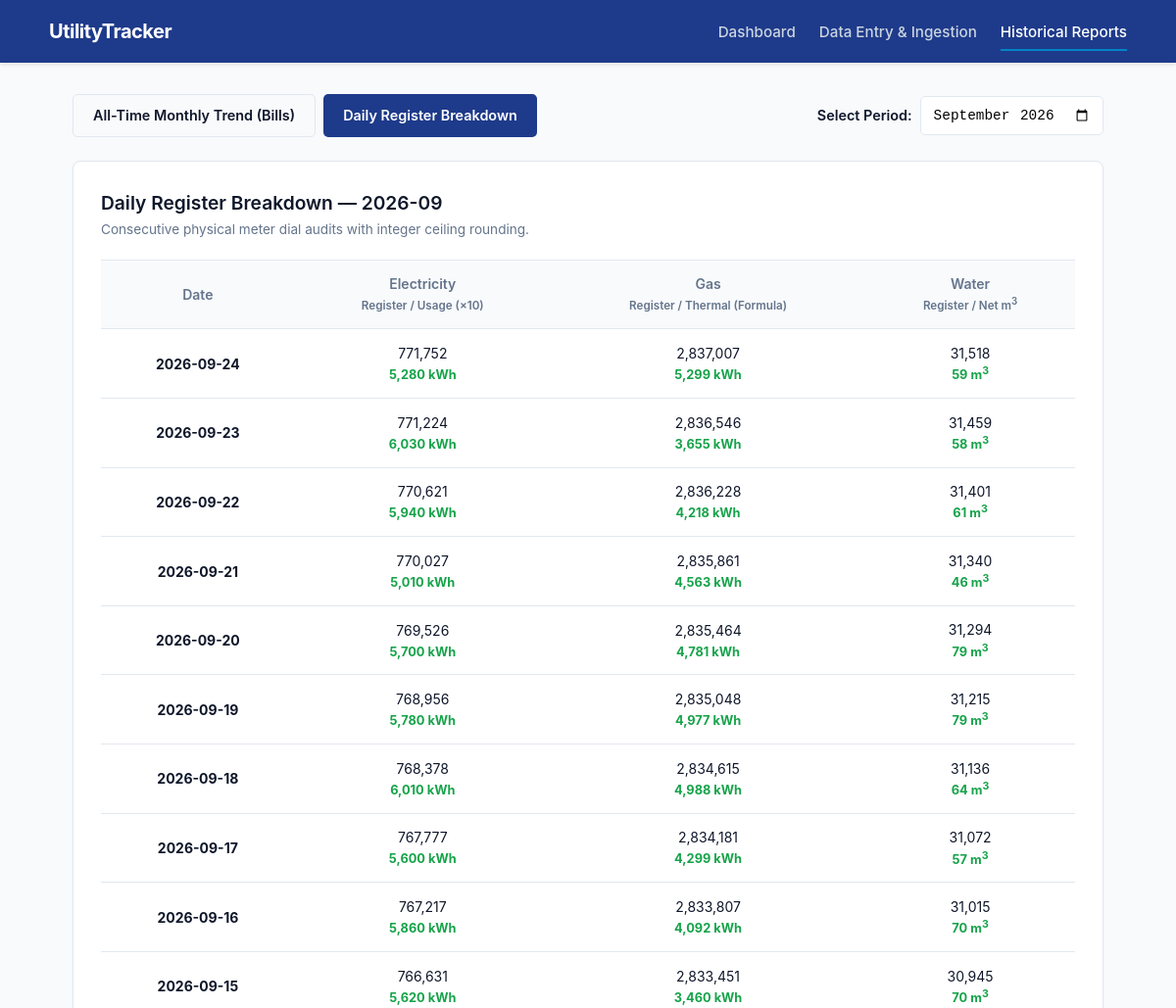
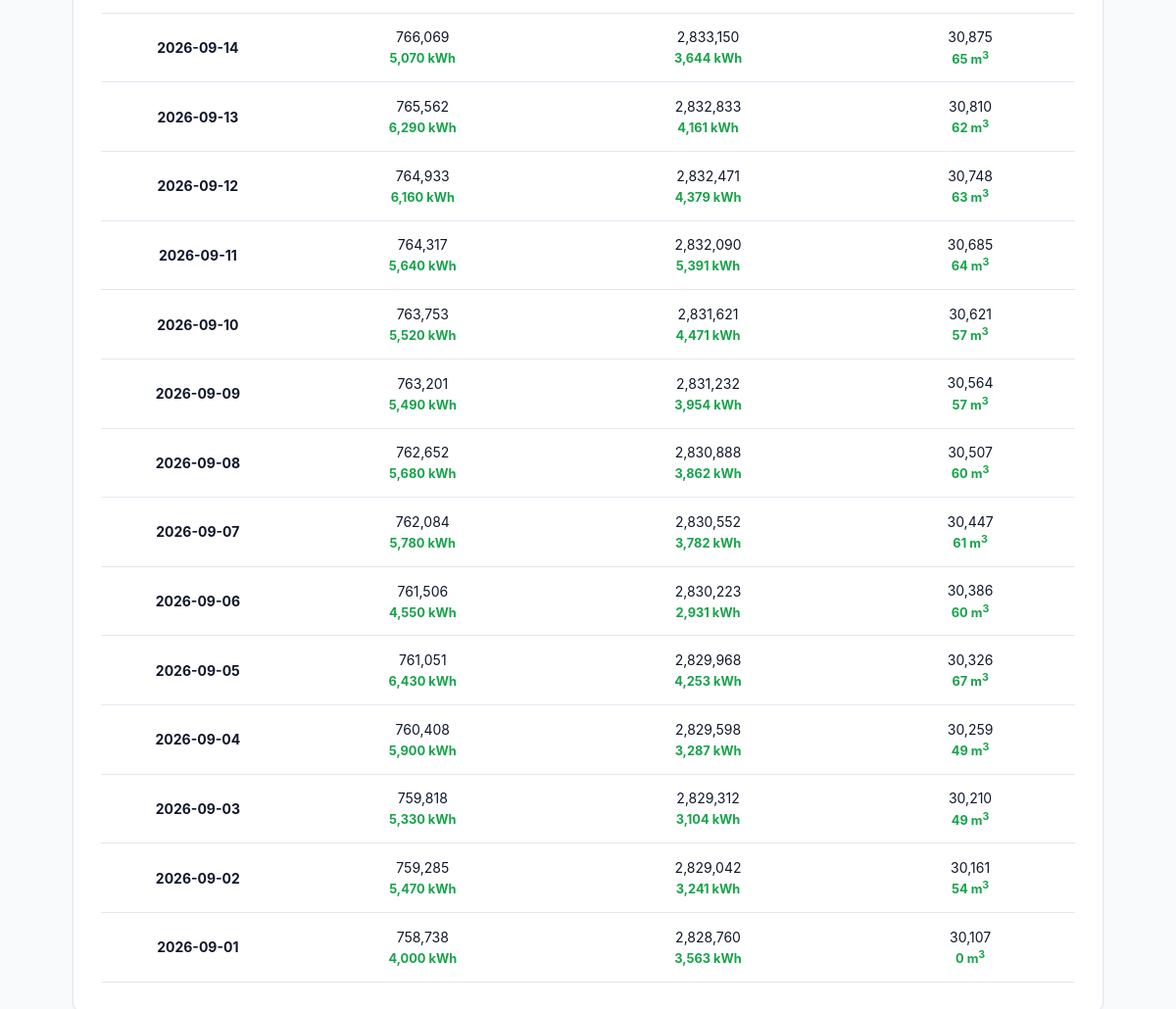
The page /reports/?view=daily&month=2026-09 on the database its author committed (2 pictures, top to bottom).
### utility_app/models.py (models this page shows, shortened)
class UtilityEntry(db.Model):
    id = db.Column(db.Integer, primary_key=True)
    date = db.Column(db.String(50), nullable=False)   # Format: "YYYY-MM-DD"
    electricity = db.Column(db.Float, nullable=False) # Raw cumulative register
    gas = db.Column(db.Float, nullable=False)         # Raw cumulative m³
    water = db.Column(db.Float, nullable=False)       # Raw cumulative m³

### utility_app/blueprints/reports/routes.py (the view)
@reports_bp.route('/')
def index():
    view_type = request.args.get('view', 'monthly')  # 'monthly' or 'daily'
    selected_month = request.args.get('month', '')
    selected_year = request.args.get('year', '')
    daily_records = []
    has_daily_data = False
    if selected_month:
        daily_count = UtilityEntry.query.filter(UtilityEntry.date.startswith(selected_month)).count()
        has_daily_data = daily_count > 0
        if has_daily_data:
            daily_records = get_month_records_with_baseline(selected_month)
            daily_records.reverse()
        else:
            view_type = 'monthly'
    query = MonthlyUtilityBill.query.order_by(MonthlyUtilityBill.month.desc())
    if selected_year:
        query = query.filter(MonthlyUtilityBill.month.startswith(selected_year))
    monthly_bills = query.all()
    available_years = sorted(list(set(b.month[:4] for b in MonthlyUtilityBill.query.all())), reverse=True)
    return render_template(
        'reports/index.html',
        view_type=view_type,
        selected_month=selected_month,
        selected_year=selected_year,
        has_daily_data=has_daily_data,
        daily_entries=daily_records,
        monthly_bills=monthly_bills,
        available_years=available_years
    )

### utility_app/services/calculations.py (called while the page is built)
def get_month_records_with_baseline(selected_month):
    month_entries = UtilityEntry.query.filter(
        UtilityEntry.date.startswith(selected_month)
    ).order_by(UtilityEntry.date.asc()).all()
    if not month_entries:
        return []
    first_date_of_month = month_entries[0].date
    baseline_entry = UtilityEntry.query.filter(
        UtilityEntry.date < first_date_of_month
    ).order_by(UtilityEntry.date.desc()).first()
    combined_query = [baseline_entry] + month_entries if baseline_entry else month_entries
    computed = calculate_deltas(combined_query)
    if baseline_entry:
        return computed[1:]
    return computed

### utility_app/templates/reports/index.html (shortened to what this page needs)
{% extends "base.html" %}
{% block content %}
<div style="display: flex; justify-content: space-between; align-items: center; margin-bottom: 1.5rem; flex-wrap: wrap; gap: 1rem;">
    <div style="display: flex; gap: 0.5rem;">
        <a href="{{ url_for('reports.index', view='monthly', year=selected_year) }}"
           class="btn {% if view_type == 'monthly' %}btn-primary{% else %}btn-outline{% endif %}">
           All-Time Monthly Trend (Bills)
        </a>
        <a href="{{ url_for('reports.index', view='daily', month=selected_month) }}"
           class="btn {% if view_type == 'daily' %}btn-primary{% else %}btn-outline{% endif %}">
           Daily Register Breakdown
        </a>
    </div>
    {% if view_type == 'monthly' %}
    <form method="GET" action="{{ url_for('reports.index') }}" style="display: flex; align-items: center; gap: 0.5rem;">
        <input type="hidden" name="view" value="monthly">
        <label for="year-select" style="margin: 0; font-size: 0.9rem;">Filter Year:</label>
        <select id="year-select" name="year" onchange="this.form.submit()" style="padding: 0.5rem; border: 1px solid var(--border); border-radius: 4px;">
            <option value="">All Historical Years (2005 - 2026)</option>
            {% for yr in available_years %}
                <option value="{{ yr }}" {% if selected_year == yr %}selected{% endif %}>{{ yr }}</option>
            {% endfor %}
        </select>
        {% if selected_year %}
            <a href="{{ url_for('reports.index', view='monthly') }}" class="btn btn-outline" style="padding: 0.4rem 0.8rem; font-size: 0.8rem;">Clear</a>
        {% endif %}
    </form>
    {% else %}
    <form method="GET" action="{{ url_for('reports.index') }}" style="display: flex; align-items: center; gap: 0.5rem;">
        <label for="month-filter" style="margin: 0; font-size: 0.9rem;">Select Period:</label>
        <input type="month" id="month-filter" name="month" value="{{ selected_month }}" onchange="this.form.submit()">
    </form>
    {% endif %}
</div>
{% if view_type == 'monthly' %}
<div class="card">
    <div class="card-header">
        <div class="card-title">Historical Billed Utility Consumption {% if selected_year %}({{ selected_year }}){% endif %}</div>
        <div class="card-subtitle">Aggregated billed statement data. Daily sub-metering is disabled for these macro periods.</div>
    </div>
    <table>
        <thead>
            <tr>
                <th>Billing Cycle</th>
                <th>Electricity Total</th>
                <th>Thermal Gas Total</th>
                <th>Water Volume Total</th>
            </tr>
        </thead>
        <tbody>
            {% for b in monthly_bills %}
            <tr>
                <td>
                    <strong>{{ b.month }}</strong>
                    <br><small style="color: var(--text-muted);">{{ b.start_date }} &rarr; {{ b.end_date }}</small>
                </td>
                <td>
                    <span style="font-weight: 700; font-size: 1rem;">{{ "{:,d}".format(b.electricity_kwh) }}</span>
                    <span style="font-size: 0.8rem; color: var(--text-muted);">kWh</span>
                </td>
                <td>
                    <span style="font-weight: 700; font-size: 1rem;">{{ "{:,d}".format(b.gas_kwh) }}</span>
                    <span style="font-size: 0.8rem; color: var(--text-muted);">kWh</span>
                </td>
                <td>
                    <span style="font-weight: 700; font-size: 1rem;">{{ "{:,d}".format(b.water_m3) }}</span>
                    <span style="font-size: 0.8rem; color: var(--text-muted);">m<sup>3</sup></span>
                </td>
            </tr>
            {% else %}
            <tr>
                <td colspan="4" class="empty-state">No utility billing statements recorded for this selection.</td>
            </tr>
            {% endfor %}
        </tbody>
    </table>
</div>
{% else %}
<div class="card">
    <div class="card-header">
        <div class="card-title">Daily Register Breakdown {% if selected_month %}— {{ selected_month }}{% endif %}</div>
        <div class="card-subtitle">Consecutive physical meter dial audits with integer ceiling rounding.</div>
    </div>
    <table>
        <thead>
            <tr>
                <th>Date</th>
                <th>Electricity <br><small>Register / Usage (×10)</small></th>
                <th>Gas <br><small>Register / Thermal (Formula)</small></th>
                <th>Water <br><small>Register / Net m<sup>3</sup></small></th>
            </tr>
        </thead>
        <tbody>
            {% for entry in daily_entries %}
            <tr>
                <td><strong>{{ entry.date }}</strong></td>
                <td>
                    {{ "{:,d}".format(entry.electricity) }}
                    <br>
                    {% if entry.diff_elec is not none %}
                        <span class="text-usage">{{ "{:,d}".format(entry.diff_elec) }} kWh</span>
                    {% else %}
                        <span class="text-baseline">(Baseline Register)</span>
                    {% endif %}
                </td>
                <td>
                    {{ "{:,d}".format(entry.gas) }}
                    <br>
                    {% if entry.diff_gas is not none %}
                        <span class="text-usage">{{ "{:,d}".format(entry.diff_gas) }} kWh</span>
                    {% else %}
                        <span class="text-baseline">(Baseline Register)</span>
                    {% endif %}
                </td>
                <td>
                    {{ "{:,d}".format(entry.water) }}
                    <br>
                    {% if entry.diff_water is not none %}
                        <span class="text-usage">{{ "{:,d}".format(entry.diff_water) }} m<sup>3</sup></span>
                    {% else %}
                        <span class="text-baseline">(Baseline Register)</span>
                    {% endif %}
                </td>
            </tr>
            {% endfor %}
        </tbody>
    </table>
</div>
{% endif %}
{% endblock %}

### utility_app/templates/base.html (style rules this page uses)
:root { --primary: #1e3a8a; --primary-hover: #172554; --accent: #0284c7; --bg: #f8fafc; --card-bg: #ffffff; --text-main: #0f172a; --text-muted: #64748b; --border: #e2e8f0; --success: #16a34a; --danger: #dc2626; --info: #0284c7; }
* { box-sizing: border-box; margin: 0; padding: 0; }
body { font-family: -apple-system, BlinkMacSystemFont, "Segoe UI", Roboto, Helvetica, Arial, sans-serif; background-color: var(--bg); color: var(--text-main); line-height: 1.5; }
.card { background: var(--card-bg); border: 1px solid var(--border); border-radius: 8px; padding: 1.75rem; box-shadow: 0 1px 3px rgba(0,0,0,0.05); margin-bottom: 1.5rem; }
.card-header { margin-bottom: 1.25rem; }
.card-title { font-size: 1.2rem; font-weight: 600; color: var(--text-main); }
.card-subtitle { font-size: 0.85rem; color: var(--text-muted); margin-top: 2px; }
label { font-size: 0.85rem; font-weight: 600; color: var(--text-main); margin-bottom: 0.35rem; }
input[type="text"], input[type="number"], input[type="date"], input[type="month"], input[type="file"] { padding: 0.6rem 0.75rem; border: 1px solid var(--border); border-radius: 5px; font-size: 0.9rem; outline: none; transition: border-color 0.2s; }
.btn { display: inline-flex; justify-content: center; align-items: center; padding: 0.65rem 1.25rem; border-radius: 5px; font-size: 0.9rem; font-weight: 600; cursor: pointer; border: none; text-decoration: none; transition: background-color 0.2s; }
.btn-primary { background-color: var(--primary); color: white; }
.btn-outline { background-color: transparent; border: 1px solid var(--border); color: var(--text-main); }
table { width: 100%; border-collapse: collapse; margin-top: 1rem; }
th, td { padding: 0.85rem 1rem; text-align: center; border-bottom: 1px solid var(--border); font-size: 0.875rem; }
th { background-color: #f8fafc; font-weight: 600; color: var(--text-muted); border-top: 1px solid var(--border); }
.text-usage { color: var(--success); font-weight: 700; font-size: 0.8rem; }

### rows shown on the page
UtilityEntry: date "2026-09-24", electricity "771,752", diff_elec "5,280", gas "2,837,007", diff_gas "5,299", water "31,518", diff_water "59"
UtilityEntry: date "2026-09-23", electricity "771,224", diff_elec "6,030", gas "2,836,546", diff_gas "3,655", water "31,459", diff_water "58"
UtilityEntry: date "2026-09-22", electricity "770,621", diff_elec "5,940", gas "2,836,228", diff_gas "4,218", water "31,401", diff_water "61"
UtilityEntry: date "2026-09-21", electricity "770,027", diff_elec "5,010", gas "2,835,861", diff_gas "4,563", water "31,340", diff_water "46"
UtilityEntry: date "2026-09-20", electricity "769,526", diff_elec "5,700", gas "2,835,464", diff_gas "4,781", water "31,294", diff_water "79"
UtilityEntry: date "2026-09-19", electricity "768,956", diff_elec "5,780", gas "2,835,048", diff_gas "4,977", water "31,215", diff_water "79"
UtilityEntry: date "2026-09-18", electricity "768,378", diff_elec "6,010", gas "2,834,615", diff_gas "4,988", water "31,136", diff_water "64"
UtilityEntry: date "2026-09-17", electricity "767,777", diff_elec "5,600", gas "2,834,181", diff_gas "4,299", water "31,072", diff_water "57"
UtilityEntry: date "2026-09-16", electricity "767,217", diff_elec "5,860", gas "2,833,807", diff_gas "4,092", water "31,015", diff_water "70"
UtilityEntry: date "2026-09-15", electricity "766,631", diff_elec "5,620", gas "2,833,451", diff_gas "3,460", water "30,945", diff_water "70"
UtilityEntry: date "2026-09-14", electricity "766,069", diff_elec "5,070", gas "2,833,150", diff_gas "3,644", water "30,875", diff_water "65"
UtilityEntry: date "2026-09-13", electricity "765,562", diff_elec "6,290", gas "2,832,833", diff_gas "4,161", water "30,810", diff_water "62"
UtilityEntry: date "2026-09-12", electricity "764,933", diff_elec "6,160", gas "2,832,471", diff_gas "4,379", water "30,748", diff_water "63"
UtilityEntry: date "2026-09-11", electricity "764,317", diff_elec "5,640", gas "2,832,090", diff_gas "5,391", water "30,685", diff_water "64"
UtilityEntry: date "2026-09-10", electricity "763,753", diff_elec "5,520", gas "2,831,621", diff_gas "4,471", water "30,621", diff_water "57"
UtilityEntry: date "2026-09-09", electricity "763,201", diff_elec "5,490", gas "2,831,232", diff_gas "3,954", water "30,564", diff_water "57"
UtilityEntry: date "2026-09-08", electricity "762,652", diff_elec "5,680", gas "2,830,888", diff_gas "3,862", water "30,507", diff_water "60"
UtilityEntry: date "2026-09-07", electricity "762,084", diff_elec "5,780", gas "2,830,552", diff_gas "3,782", water "30,447", diff_water "61"
UtilityEntry: date "2026-09-06", electricity "761,506", diff_elec "4,550", gas "2,830,223", diff_gas "2,931", water "30,386", diff_water "60"
UtilityEntry: date "2026-09-05", electricity "761,051", diff_elec "6,430", gas "2,829,968", diff_gas "4,253", water "30,326", diff_water "67"
UtilityEntry: date "2026-09-04", electricity "760,408", diff_elec "5,900", gas "2,829,598", diff_gas "3,287", water "30,259", diff_water "49"
UtilityEntry: date "2026-09-03", electricity "759,818", diff_elec "5,330", gas "2,829,312", diff_gas "3,104", water "30,210", diff_water "49"
UtilityEntry: date "2026-09-02", electricity "759,285", diff_elec "5,470", gas "2,829,042", diff_gas "3,241", water "30,161", diff_water "54"
UtilityEntry: date "2026-09-01", electricity "758,738", diff_elec "4,000", gas "2,828,760", diff_gas "3,563", water "30,107", diff_water "0"

### other values the page prints
{{ selected_month }} "2026-09"
